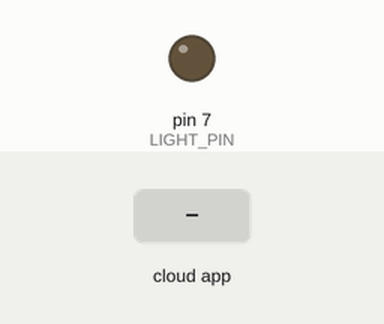
This sketch was run on a simulated Arduino Uno, built with avr-gcc and run on an emulated ATmega328P. Shown: output pins drawn as LEDs (lit = HIGH). The inputs (shaded band) are chosen by the test bench. The ROS host is connected and sends only what is stated.

Above: at 1.2 s.
1.3 s: the phone or cloud app sets light_status to 1
At 2.5 s:
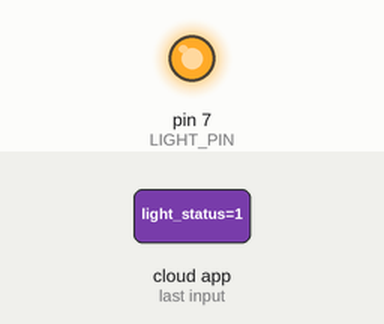
2.8 s: the phone or cloud app sets light_status to 0
At 3.7 s:
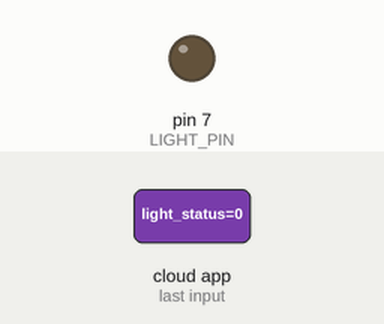
Timing chart, 0 to 5.8 s (numbered marks = the images above; inputs shaded):
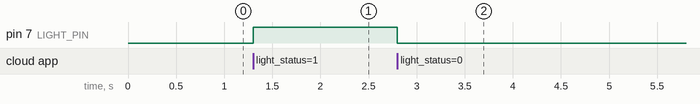

The sketch:

light.ino
```cpp
/**
 * @file light.ino
 * @brief Controls the Status Light
 *
 * Code to be put on the Arduino based Status Light Board
 * Will differentiate between Autonomus and Tele-Op
 *
 */

#include <ros.h>
#include <std_msgs/Bool.h>

/*************
 * Constants *
 *************/
/**
 * @brief Pin the Status Light is attached
 *
 * If this pin gets set high, then the light is flashing signifying Autonomus Mode
 */
#define LIGHT_PIN 7


const char* LIGHT_TOPIC = "light_status";

/************************
 * Forward Declerations *
 ************************/

void lightCallback(const std_msgs::Bool& msg);


/**
 * @brief ROS node handle
 */
ros::NodeHandle node_handle;

/**
 * @brief ROS Subscriber for the Light Message
 */
ros::Subscriber<std_msgs::Bool> lightSub(LIGHT_TOPIC, &lightCallback);

void setup()
{
    //setup pins
    pinMode(LIGHT_PIN, OUTPUT);

    digitalWrite(LIGHT_PIN, LOW);

    //Setup ROS node and topics
    node_handle.initNode();
    node_handle.subscribe(lightSub);

}

void loop()
{
    //Only used to get the messages from ROS
    node_handle.spinOnce();
}

void lightCallback(const std_msgs::Bool& msg)
{
    if(msg.data)
    {
        digitalWrite(LIGHT_PIN, HIGH);
    }
    else
    {
        digitalWrite(LIGHT_PIN, LOW);
    }
}
```

Measured:
- after the input at 1.3 s, pin 7 (LIGHT_PIN): LOW → HIGH at once
- after the input at 2.8 s, pin 7 (LIGHT_PIN): HIGH → LOW at once
